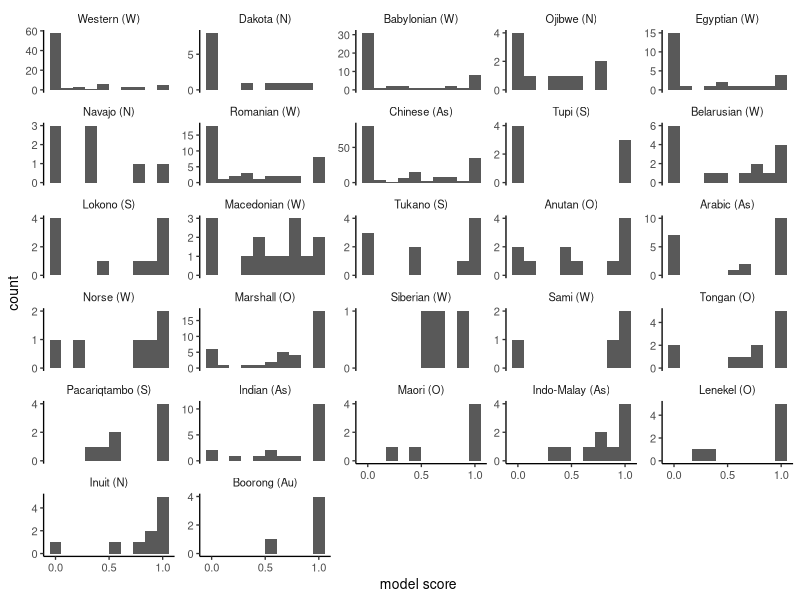
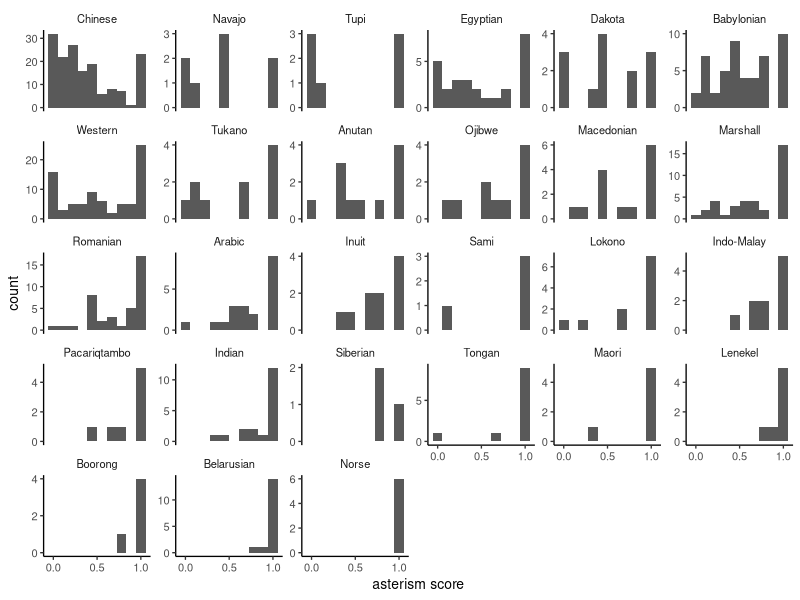
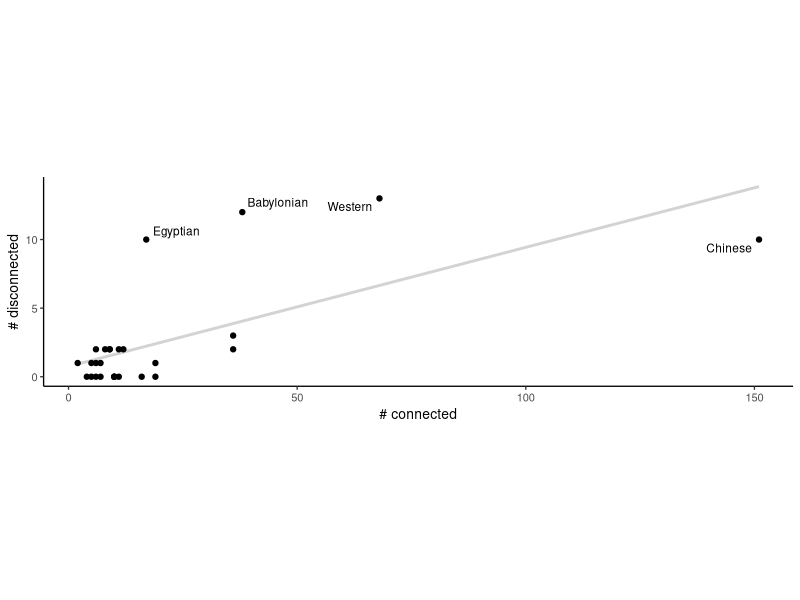
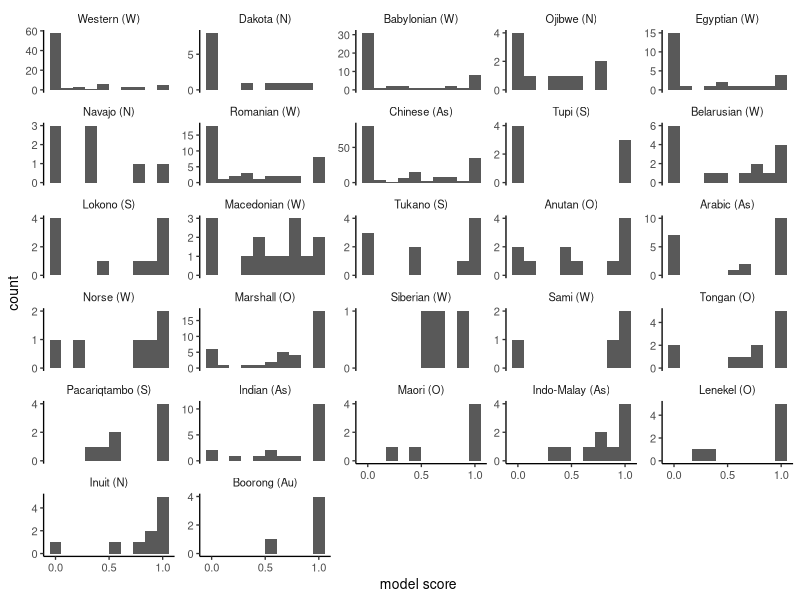
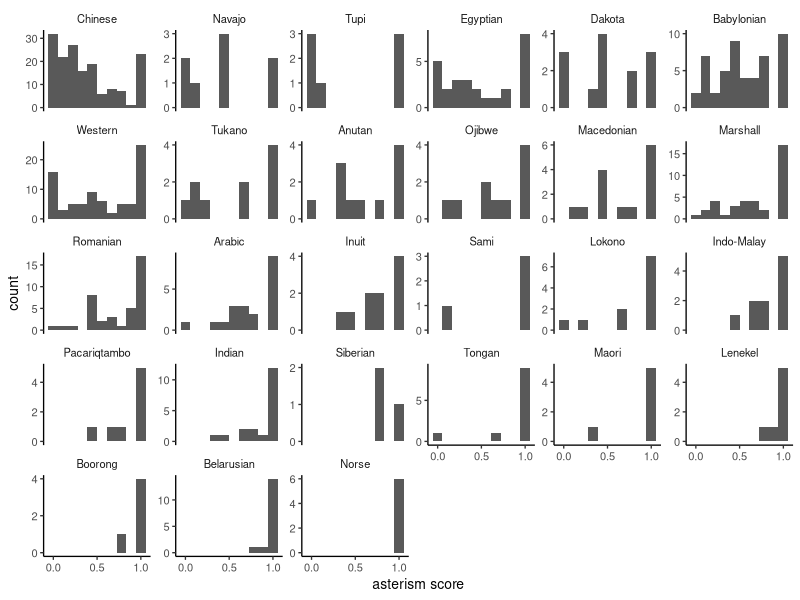
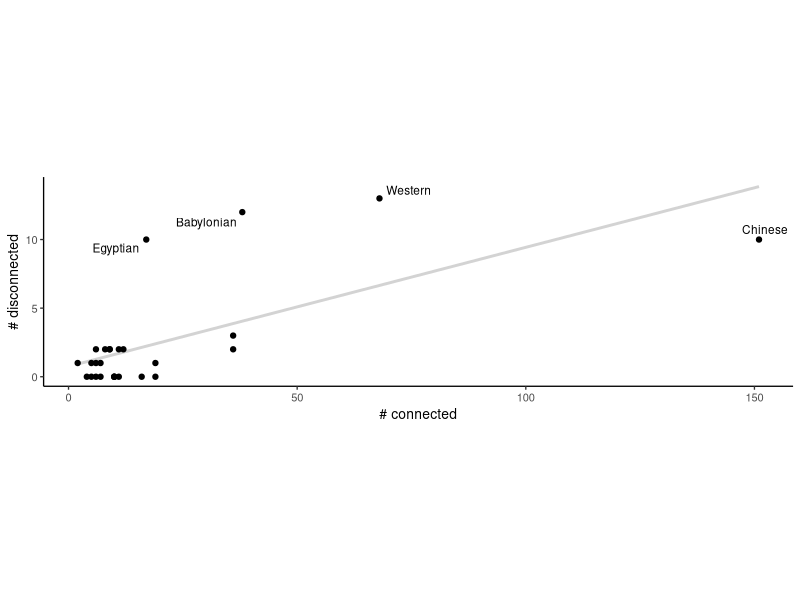

These figures' R source, in order: (Note: this script raises an error after producing the figures.)
  # Plot histograms showing scores for all asterisms in a sky culture

library(ggplot2)
library(scales)
library(tidyverse)
library(stringr)
library(here)
library(ggrepel)

library("scales")

#https://stackoverflow.com/questions/10558918/ggplot-2-facet-grid-free-y-but-forcing-y-axis-to-be-rounded-to-nearest-whole-n

integer_breaks <- function(n = 3, ...) {
  breaker <- pretty_breaks(n, ...)
  function(x) {
    breaks <- breaker(x)
    breaks[breaks == floor(breaks)]
  }
}

# Make Figure 3

regions <- read_csv(here("data", "macrogroups.csv")) %>% 
  mutate(culture = str_remove(culture, "_stellarium"))
  

cscores_orig <- read_csv(here("output","results", "perculturescores.csv"), col_names = c('culture', 'num', 'score') ) %>% 
  left_join(regions, by = "culture")


cscores <- cscores_orig %>% 
  mutate(culture =  recode(culture, "arabic_moon_stations"="arabic", "vanuatu_netwar"="lenekel", "mulapin"="babylonian", "india"="indian", "indomalay" = "Indo-Malay", "maya" = "mayan")) %>% 
  mutate(macrogroup = recode(macrogroup, "asia"="(AS)", "australia" = "(AU)", "nthamerica" = "(N)", "oceania" = "(O)", "sthamerica" = "(S)", "western" = "(W)")) %>%  
  mutate(culture = paste(culture, macrogroup))


cscores_ord <- cscores %>% 
  group_by(culture) %>% 
  summarize(avscore = mean(score))

perculturepic <- cscores %>%
  mutate(culture = str_to_title(culture)) %>% 
  mutate(culture = fct_reorder(culture, score,mean)) %>% 
  group_by(culture) %>%
  ggplot(aes(score)) +
  geom_histogram(bins=10) +
  scale_y_continuous(breaks=integer_breaks(n=3),limits = c(0, NA)) +
  scale_x_continuous(breaks=pretty_breaks(3)) + 
  facet_wrap(~culture, scales='free_y', ncol = 5) +
  labs(x="model score")+
  theme_classic(base_size=10) +
  theme(strip.background = element_blank())
plot(perculturepic)

ggsave(here("output","figures", "perculturehistogram.pdf"), plot = perculturepic, width = 5.625, height=4.5)


# Make Figure S14 

cscores_vsothers<- read_csv(here("output","results", "culturesvsotherscores.csv"), col_names = c('culture', 'num', 'score') ) %>% 
  mutate(culture =  recode(culture, "arabic_moon_stations"="arabic", "vanuatu_netwar"="lenekel", "mulapin"="babylonian", "india"="indian", "indomalay" = "Indo-Malay", "maya" = "mayan"))

perculture_vsothers <-  cscores_vsothers %>%
  mutate(culture = str_to_title(culture)) %>% 
  mutate(culture = fct_reorder(culture, score,mean)) %>% 
  group_by(culture) %>%
  ggplot(aes(score)) +
  geom_histogram(bins=10) +
  scale_y_continuous(breaks=pretty_breaks(3),limits = c(0, NA)) +
  scale_x_continuous(breaks=pretty_breaks(3)) + 
  facet_wrap(~culture, scales='free_y') +
  labs(x="asterism score")+
  theme_classic(base_size=10) +
  theme(strip.background = element_blank())
  
plot(perculture_vsothers)
ggsave(here("output","figures", "perculturehistogram_vsothers.pdf"), plot = perculture_vsothers, width = 6, height=4)


# Make Figure S2 

conncounts <- read_csv(here("output","results", "conncounts.csv"), col_names = c('culture', 'connected', 'disconnected') ) %>% 
  mutate(culture=str_replace(culture, '_stellarium.*', '')) %>% 
  mutate(culture=str_replace(culture, '_processed.*', '')) %>% 
  mutate(total = connected + disconnected)

cscores_summ <- cscores_orig %>% 
  group_by(culture) %>% 
  summarize(n = n())


# n: all constellations (no brightness)
# connected, disconnected: with brightness threshold

all <- left_join(cscores_summ, conncounts)
all_relabel <-  all %>% 
  mutate(culture =  recode(culture, "arabic_moon_stations"="arabic", "vanuatu_netwar"="lenekel", "mulapin"="babylonian", "india"="indian", "indomalay" = "Indo-Malay", "maya" = "mayan")) %>% 
  mutate(culture = str_to_title(culture)) 
  
connpic <- all_relabel %>%
  ggplot(aes(x=connected, y=disconnected)) +
  geom_smooth(method="lm", level=0, color="lightgray")+
  geom_point() +
  geom_text_repel(data=subset(all_relabel, disconnected > 5), aes(label=culture), size=3, max.iter=30000) +
  theme_classic(base_size=10) +
  coord_fixed(ratio=3)+
  theme(strip.background = element_blank()) +
  labs(x="# connected", y="# disconnected")
plot(connpic)

  ggsave(here("output","figures", "connected_counts.pdf"), plot = connpic, width = 5, height=2)


# Make Figure S1 
  
bs <- read_csv(here("output","data", "allhuman_mags.txt"), col_names = c('culture', 'mag')) %>% 
  mutate(culture=str_replace(culture, '_stellarium.*', '')) %>% 
  mutate(culture=str_replace(culture, '_processed.*', '')) %>% 
  mutate(culture =  recode(culture, "arabic_moon_stations"="arabic", "vanuatu_netwar"="lenekel", "mulapin"="babylonian", "india"="indian", "indomalay" = "Indo-Malay", "maya" = "mayan")) 
allbs <- left_join(bs, cscores_ord)
  
bins = seq(-1.5, 6.75, 0.25)
magpic <- allbs %>%
  mutate(culture = str_to_title(culture)) %>% 
  mutate(culture = fct_reorder(culture, avscore,mean)) %>% 
  ggplot(aes(x=mag)) +
  geom_histogram(breaks=bins) +
  theme_classic(base_size=10) +
  theme(strip.background = element_blank()) +
  geom_vline(xintercept=4.5)+
  scale_y_continuous(breaks=pretty_breaks(3)) + 
  facet_wrap(~culture, scales="free_y")+
  labs(x="magnitude")
plot(magpic)
  
ggsave(here("output","figures", "maghist.pdf"), plot = magpic, width = 6, height=4)

bs_summ <- bs %>% 
  group_by(culture) %>% 
  summarize(dropped = sum(mag>4.5)/n())


# Make Figure S15 
# compare model, human scores

mscore <-  cscores %>% group_by(culture) %>% summarize(mscore = mean(score))
hscore <-  cscores_vsothers %>% group_by(culture) %>% summarize(hscore = mean(score))
allscore <- left_join(mscore, hscore)

modvshumanplot <- allscore %>% 
  mutate(culture = str_to_title(culture)) %>% 
  ggplot(aes(x=mscore, y=hscore)) +
  geom_abline(intercept=0, slope=1, color="lightgray") +
  geom_point()+
  geom_text_repel(aes(label=culture)) +
  labs(x="model score", y="other culture score")+
  coord_fixed(ratio=1) +
  theme_classic(base_size=10) +
  theme(strip.background = element_blank()) 
show(modvshumanplot)
  
ggsave(here("output","figures", "perculturehumanvsmodel.pdf"), plot = modvshumanplot, width = 4.5, height=4.5)

# Compute statistics reported in main text

thresh <- 0.2

ppc <- read_csv(here("output","results", "paperpercent_df.csv"))  %>% 
  select(-index) %>% 
   mutate(humthresh = case_when(humanscore>= thresh ~ "acrossc",
                               TRUE ~ "not_acrossc"),
         modthresh =  case_when(modelscore >= thresh ~ "modelled", 
                                TRUE ~ "not_modelled"))
  
ppcsum <- ppc %>% 
  group_by(humthresh, modthresh) %>% 
  summarize(count = n())

ppcsum_hum <- ppc %>% 
  group_by(humthresh) %>% 
  summarize(count = n())

ppcsum_mod <- ppc %>% 
  group_by(modthresh) %>% 
  summarize(count = n())

print(paste("proportion of asterisms that recur across cultures:",
            as.character(round(pull(ppcsum_hum %>% filter(humthresh == "acrossc"), "count") /sum(ppcsum_hum$count), 2)))) 

print(paste("proportion of asterisms captured by model:",
            as.character(round(pull(ppcsum_mod %>% filter(modthresh== "modelled"), "count") /sum(ppcsum_mod$count), 2)))) 

print(paste("proportion of recurring asterisms captured by model:",
            as.character(round(pull(ppcsum %>% filter(modthresh== "modelled" & humthresh == "acrossc"), "count") / pull(ppcsum_hum %>% filter(humthresh == "acrossc"), "count"), 2)))) 

